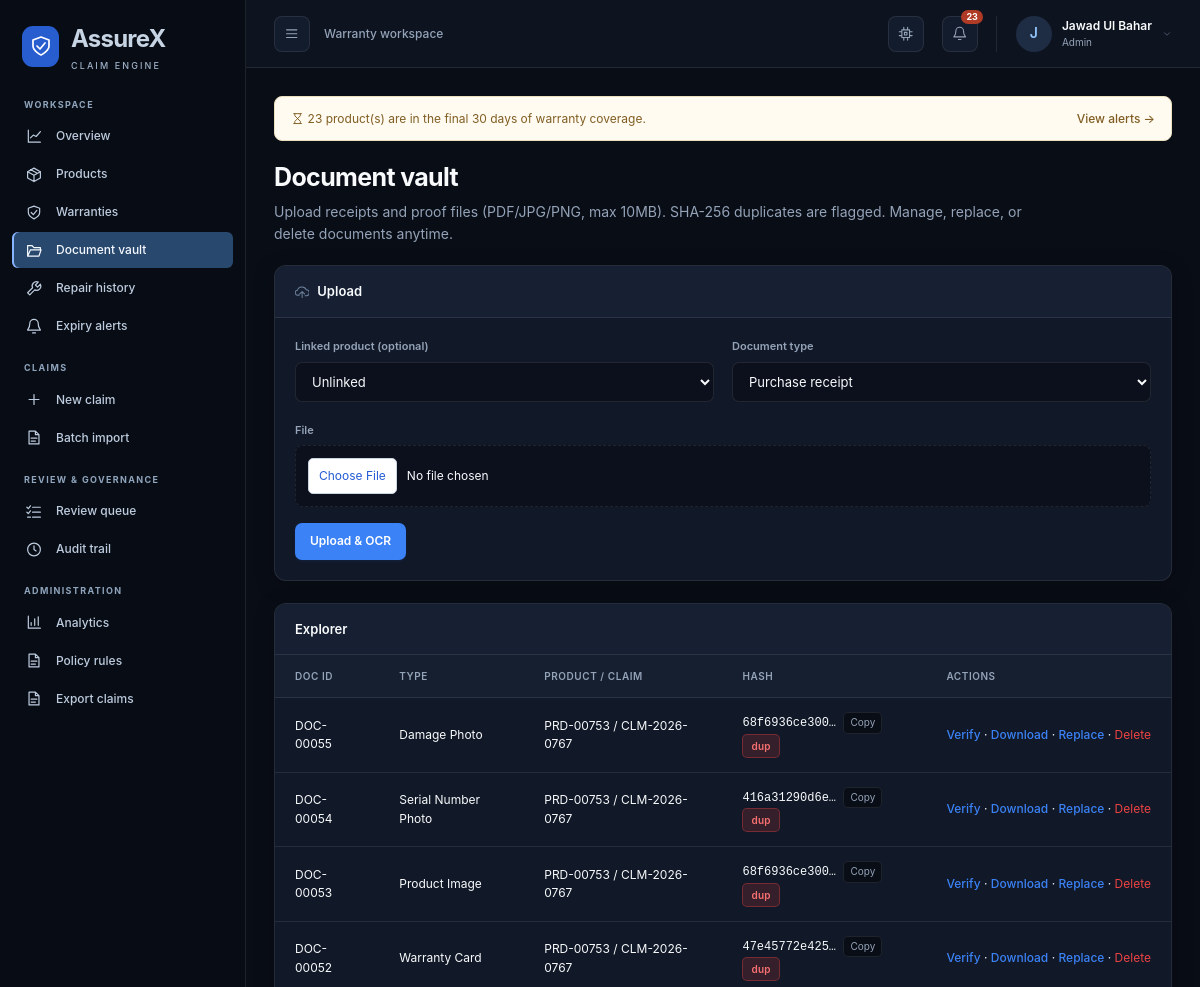
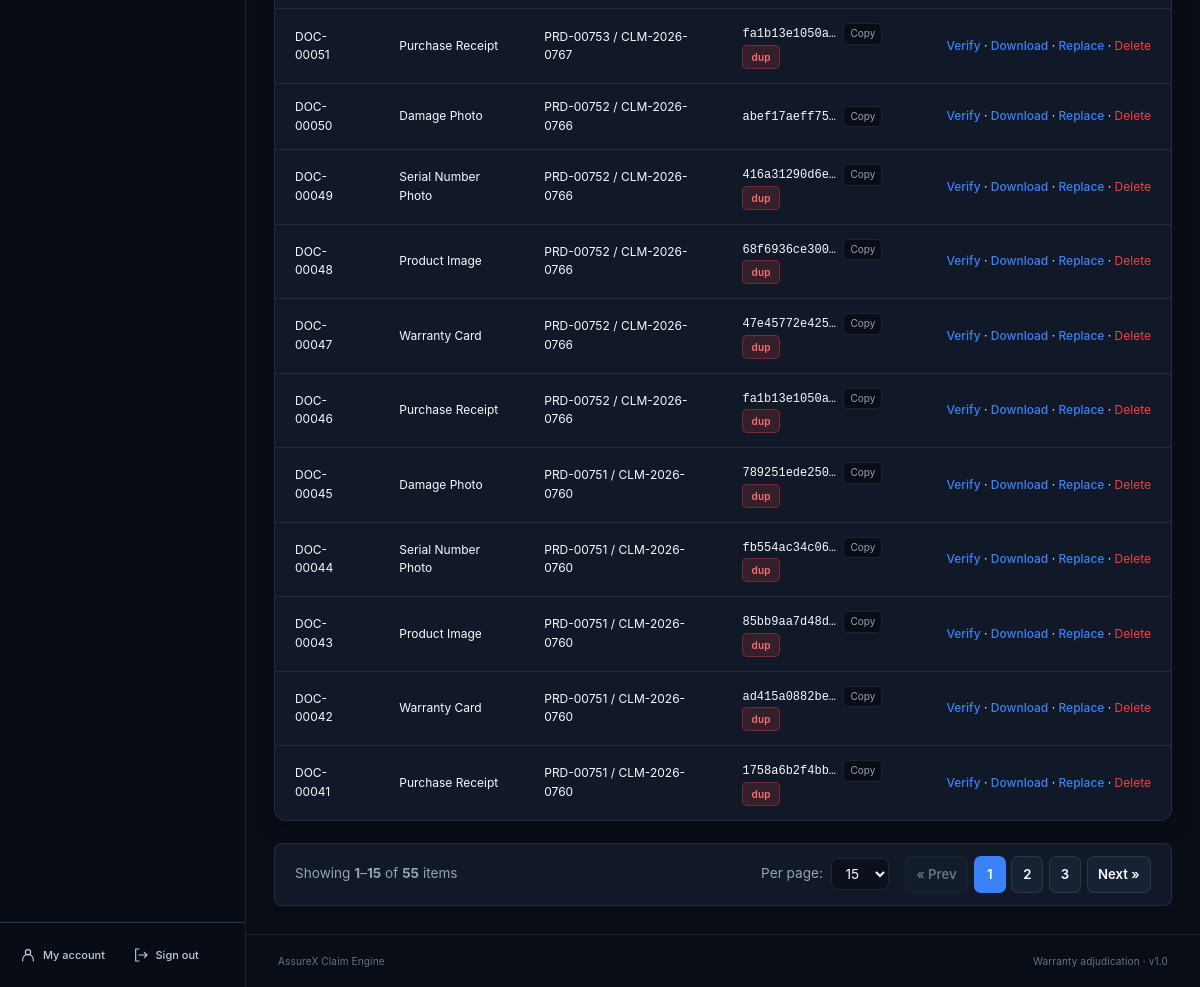
The page /documents (signed in) on the database its author committed (2 pictures, top to bottom).
### src/assurex_claim_engine/db/database.py (models this page shows)
class User(Base):
    __tablename__ = "users"
    id = Column(Integer, primary_key=True, index=True)
    user_id = Column(String(50), unique=True, index=True, nullable=False)
    email = Column(String(100), unique=True, index=True, nullable=False)
    hashed_password = Column(String(255), nullable=False)
    full_name = Column(String(100), nullable=False)
    role = Column(String(30), nullable=False, default="customer")
    phone_number = Column(String(50), nullable=True, default="")
    mailing_address = Column(Text, nullable=True, default="")
    created_at = Column(DateTime, default=_utcnow)
    products = relationship("Product", back_populates="owner")
    claims = relationship("Claim", back_populates="claimant")
    documents = relationship("Document", back_populates="owner")
    repairs = relationship("Repair", back_populates="owner")

class Document(Base):
    __tablename__ = "documents"
    id = Column(Integer, primary_key=True, index=True)
    doc_id = Column(String(50), unique=True, index=True, nullable=True)
    claim_id = Column(String(50), ForeignKey("claims.claim_id"), nullable=True)
    product_id = Column(String(50), ForeignKey("products.product_id"), nullable=True)
    user_id = Column(String(50), ForeignKey("users.user_id"), nullable=True)
    file_name = Column(String(150), nullable=False)
    file_type = Column(String(50), nullable=False)
    file_path = Column(String(255), nullable=False)
    file_hash = Column(String(100), nullable=False)
    extracted_data_json = Column(Text, nullable=True)
    verified_at = Column(DateTime, nullable=True)
    verified_by = Column(String(50), nullable=True)
    created_at = Column(DateTime, default=_utcnow)
    claim = relationship("Claim", back_populates="documents")
    product = relationship("Product", back_populates="documents")
    owner = relationship("User", back_populates="documents")

### src/assurex_claim_engine/web/app.py (the view)
@app.get("/documents", response_class=HTMLResponse)
def documents_vault(
    request: Request,
    current_user: User = Depends(require_login),
    db: Session = Depends(get_db),
):
    docs_q = scoped_documents(db, current_user).order_by(Document.created_at.desc())
    page = request.query_params.get("page", 1)
    per_page = request.query_params.get("per_page", 15)
    pagination = paginate(docs_q, page=page, per_page=per_page)
    docs = pagination["items"]
    products = scoped_products(db, current_user).all()
    dup_map = {}
    for doc in docs:
        others = find_hash_duplicates(db, doc.file_hash, exclude_doc_id=doc.doc_id)
        if others:
            dup_map[doc.doc_id] = others
    return render(request, "document_vault.html", {
        "user": current_user,
        "documents": docs,
        "pagination": pagination,
        "products": products,
        "dup_map": dup_map,
        "verify_doc": None,
    }, db=db)

### templates/document_vault.html (shortened to what this page needs)
{% extends "base.html" %}
{% block content %}
<div class="page-header" style="display:flex; justify-content:space-between; align-items:center; margin-bottom:1.25rem;">
    <div>
        <h1 style="font-size: 1.5rem; font-weight: 700;">Document vault</h1>
        <p style="color: var(--text-sub);">Upload receipts and proof files (PDF/JPG/PNG, max 10MB). SHA-256 duplicates are flagged. Manage, replace, or delete documents anytime.</p>
    </div>
</div>
<div class="panel">
    <div class="panel-header"><div class="panel-title"><svg class="icon" aria-hidden="true"><use href="/static/icons.svg#fa-cloud-arrow-up"></use></svg> Upload</div></div>
    <div class="panel-body">
        <form action="/documents/upload" method="POST" enctype="multipart/form-data">
            <div class="form-row">
                <div class="form-group">
                    <label class="form-label">Linked product (optional)</label>
                    <select class="form-select" name="product_id">
                        <option value="">Unlinked</option>
                    </select>
                </div>
                <div class="form-group">
                    <label class="form-label">Document type</label>
                    <select class="form-select" name="file_type">
                        <option value="purchase_receipt">Purchase receipt</option>
                    </select>
                </div>
            </div>
            <div class="form-group" style="margin-bottom:1rem;">
                <label class="form-label">File</label>
                <input class="form-input" type="file" name="upload_file" accept=".pdf,.jpg,.jpeg,.png" required>
            </div>
            <button class="btn btn-primary" type="submit">Upload &amp; OCR</button>
        </form>
    </div>
</div>
<div class="panel">
    <div class="panel-header"><div class="panel-title">Explorer</div></div>
    <div class="panel-body" style="padding:0;">
        <table class="data-table">
            <thead>
                <tr><th>Doc ID</th><th>Type</th><th>Product / Claim</th><th>Hash</th><th>Actions</th></tr>
            </thead>
            <tbody>
                {% for d in documents %}
                <tr>
                    <td>{{ d.doc_id }}</td>
                    <td>{{ (d.file_type or 'document') | replace('_', ' ') | title }}</td>
                    <td>{{ d.product_id or '—' }} / {{ d.claim_id or '—' }}</td>
                    <td>
                        <span style="font-size:0.75rem; font-family:monospace;" title="{{ d.file_hash }}">{{ (d.file_hash or '')[:12] }}…</span>
                        <span class="copy-hash-btn" role="button" tabindex="0" data-copy="{{ d.file_hash }}" title="Copy SHA-256 hash" style="padding:2px 6px; font-size:10px; margin-left:4px;">Copy</span>
                        {% if dup_map.get(d.doc_id) %}<span class="status-badge status-invalid">dup</span>{% endif %}
                    </td>
                    <td style="white-space:nowrap;">
                        <a class="link" href="/documents/{{ d.doc_id }}/verify">Verify</a>
                        · <a class="link" href="/{{ d.file_path.replace('\\', '/') }}" target="_blank">Download</a>
                        · <button type="button" class="link" onclick="openReplaceModal('{{ d.doc_id }}', '{{ d.file_name | escape }}', '{{ d.file_type }}')" style="background:none; border:none; padding:0; cursor:pointer; font-size:inherit; font-family:inherit; color:var(--primary);">Replace</button>
                        · <form action="/documents/{{ d.doc_id }}/delete" method="POST" style="display:inline;" onsubmit="return confirm('Are you sure you want to permanently delete document {{ d.doc_id }} ({{ d.file_name | escape }})?');">
                            <button type="submit" style="background:none; border:none; padding:0; cursor:pointer; font-size:inherit; font-family:inherit; color:var(--danger, #ef4444);">Delete</button>
                        </form>
                    </td>
                </tr>
                {% else %}
                <tr><td colspan="5" style="color:var(--text-sub);">No documents yet.</td></tr>
                {% endfor %}
            </tbody>
        </table>
    </div>
</div>
{% include "components/pagination.html" %}
{% endblock %}

### templates/base.html (shortened to what this page needs)
<!DOCTYPE html>
<html lang="en">
<head>
    <link rel="stylesheet" href="/static/css/dashboard.css">
</head>
{% set active_role = user.role if user else request.session.get('role') %}
{% set active_name = user.full_name if user else request.session.get('full_name') %}
{% set path = request.url.path %}
{% macro nav(url, label, icon, prefix=false) %}
<a href="{{ url }}" aria-label="{{ label }}" class="nav-item-link{% if path == url or (prefix and path.startswith(url + '/')) %} active{% endif %}" {% if path == url or (prefix and path.startswith(url + '/')) %}aria-current="page"{% endif %} title="{{ label }}">
    <svg class="icon" aria-hidden="true"><use href="/static/icons.svg#{{ icon }}"></use></svg><span class="nav-label">{{ label }}</span>
</a>
{% endmacro %}
<body class="{% if active_role %}app-layout{% else %}auth-layout{% endif %}">
{% if active_role %}
<aside class="sidebar" id="app-sidebar" aria-label="Application sidebar">
    <a href="/" class="sidebar-brand"><span class="brand-mark"><svg class="icon" aria-hidden="true"><use href="/static/icons.svg#fa-shield-halved"></use></svg></span><span class="nav-label">AssureX<small>CLAIM ENGINE</small></span></a>
    <nav class="sidebar-nav" aria-label="Main navigation">
        <div class="nav-section-label">Workspace</div>
        {{ nav('/', 'Overview', 'fa-chart-line') }}
        {{ nav('/products', 'Products', 'fa-box', true) }}
        {{ nav('/warranties', 'Warranties', 'fa-shield', true) }}
        {{ nav('/documents', 'Document vault', 'fa-folder-open', true) }}
        {{ nav('/repairs', 'Repair history', 'fa-wrench', true) }}
        {{ nav('/alerts', 'Expiry alerts', 'fa-bell') }}
        {% if active_role in ['customer', 'service_center', 'admin'] %}
        <div class="nav-section-label">Claims</div>
        {{ nav('/claims/new', 'New claim', 'fa-plus') }}
        {{ nav('/claims/import-csv', 'Batch import', 'fa-file-csv') }}
        {% endif %}
        {% if active_role in ['reviewer', 'admin'] %}
        <div class="nav-section-label">Review & governance</div>
        {{ nav('/reviewer/queue', 'Review queue', 'fa-list-check') }}
        {{ nav('/audit-logs', 'Audit trail', 'fa-clock-rotate-left') }}
        {% endif %}
        {% if active_role == 'admin' %}
        <div class="nav-section-label">Administration</div>
        {{ nav('/admin/analytics', 'Analytics', 'fa-chart-bar') }}
        {{ nav('/admin/policies', 'Policy rules', 'fa-scroll') }}
        {{ nav('/admin/export-csv', 'Export claims', 'fa-file-export') }}
        {% endif %}
    </nav>
    <div class="sidebar-bottom">
        {{ nav('/profile', 'My account', 'fa-user-circle') }}
        {{ nav('/logout', 'Sign out', 'fa-right-from-bracket') }}
    </div>
</aside>
<div class="app-workspace">
<header class="app-topbar">
    <div class="topbar-left">
        <button class="icon-button" id="sidebar-toggle" type="button" aria-controls="app-sidebar" aria-expanded="true" aria-label="Toggle navigation"><svg class="icon" aria-hidden="true"><use href="/static/icons.svg#fa-bars"></use></svg></button>
        <span class="workspace-label">Warranty workspace</span>
    </div>
    <div class="topbar-actions">
        <button class="icon-button theme-toggle-btn" id="theme-toggle" type="button" aria-label="Toggle theme" title="Toggle dark/light theme"><svg class="icon" aria-hidden="true"><use href="/static/icons.svg#fa-wand-magic-sparkles"></use></svg></button>
        <a href="/alerts" class="icon-button alerts-link" aria-label="Expiry alerts{% if alert_count %}: {{ alert_count }}{% endif %}" title="Expiry alerts"><svg class="icon" aria-hidden="true"><use href="/static/icons.svg#fa-bell"></use></svg>{% if alert_count %}<span class="nav-badge">{{ alert_count }}</span>{% endif %}</a>
        <a href="/profile" class="account-link"><span class="avatar">{{ (active_name or 'A')[:1]|upper }}</span><span class="account-text">{{ active_name }}<small>{{ active_role.replace('_', ' ')|title }}</small></span><svg class="icon" aria-hidden="true"><use href="/static/icons.svg#fa-chevron-down"></use></svg></a>
    </div>
</header>
{% endif %}
<main class="main-content" id="main-content" tabindex="-1">
    {% if alert_count and path != '/alerts' %}
    <div class="alert-banner"><span><svg class="icon" aria-hidden="true"><use href="/static/icons.svg#fa-hourglass-half"></use></svg> {{ alert_count }} product(s) are in the final {{ 30 }} days of warranty coverage.</span><a href="/alerts" class="link">View alerts <span aria-hidden="true">→</span></a></div>
    {% endif %}
    {% block content %}{% endblock %}
</main>
{% if active_role %}<footer class="app-footer"><span>AssureX Claim Engine</span><span>Warranty adjudication · v1.0</span></footer>{% endif %}
</div>
</body>
</html>

### rows shown on the page
User: full_name "J", full_name "Jawad Ul Bahar", replace "Admin"
Document: doc_id "DOC-00055", file_type "Damage Photo", product "PRD-00753", claim "CLM-2026-0767", file_hash "68f6936ce300", shows "dup"
Document: doc_id "DOC-00054", file_type "Serial Number Photo", product "PRD-00753", claim "CLM-2026-0767", file_hash "416a31290d6e", shows "dup"
Document: doc_id "DOC-00053", file_type "Product Image", product "PRD-00753", claim "CLM-2026-0767", file_hash "68f6936ce300", shows "dup"
Document: doc_id "DOC-00052", file_type "Warranty Card", product "PRD-00753", claim "CLM-2026-0767", file_hash "47e45772e425", shows "dup"
Document: doc_id "DOC-00051", file_type "Purchase Receipt", product "PRD-00753", claim "CLM-2026-0767", file_hash "fa1b13e1050a", shows "dup"
Document: doc_id "DOC-00050", file_type "Damage Photo", product "PRD-00752", claim "CLM-2026-0766", file_hash "abef17aeff75"
Document: doc_id "DOC-00049", file_type "Serial Number Photo", product "PRD-00752", claim "CLM-2026-0766", file_hash "416a31290d6e", shows "dup"
Document: doc_id "DOC-00048", file_type "Product Image", product "PRD-00752", claim "CLM-2026-0766", file_hash "68f6936ce300", shows "dup"
Document: doc_id "DOC-00047", file_type "Warranty Card", product "PRD-00752", claim "CLM-2026-0766", file_hash "47e45772e425", shows "dup"
Document: doc_id "DOC-00046", file_type "Purchase Receipt", product "PRD-00752", claim "CLM-2026-0766", file_hash "fa1b13e1050a", shows "dup"
Document: doc_id "DOC-00045", file_type "Damage Photo", product "PRD-00751", claim "CLM-2026-0760", file_hash "789251ede250", shows "dup"
Document: doc_id "DOC-00044", file_type "Serial Number Photo", product "PRD-00751", claim "CLM-2026-0760", file_hash "fb554ac34c06", shows "dup"
Document: doc_id "DOC-00043", file_type "Product Image", product "PRD-00751", claim "CLM-2026-0760", file_hash "85bb9aa7d48d", shows "dup"
Document: doc_id "DOC-00042", file_type "Warranty Card", product "PRD-00751", claim "CLM-2026-0760", file_hash "ad415a0882be", shows "dup"
Document: doc_id "DOC-00041", file_type "Purchase Receipt", product "PRD-00751", claim "CLM-2026-0760", file_hash "1758a6b2f4bb", shows "dup"

### other values the page prints
{{ label }} "Overview Products Warranties Document vault Repair history Expiry alerts New claim Batch import Review queue Audit trail Analytics Policy rules Export claims My account Sign out"
{{ alert_count }} "23"
{{ 30 }} "30"
{{ pagination.start_idx }} "1"
{{ pagination.end_idx }} "15"
{{ pagination.total }} "55"
{{ p }} "1" "2" "3"
form field value "15"
